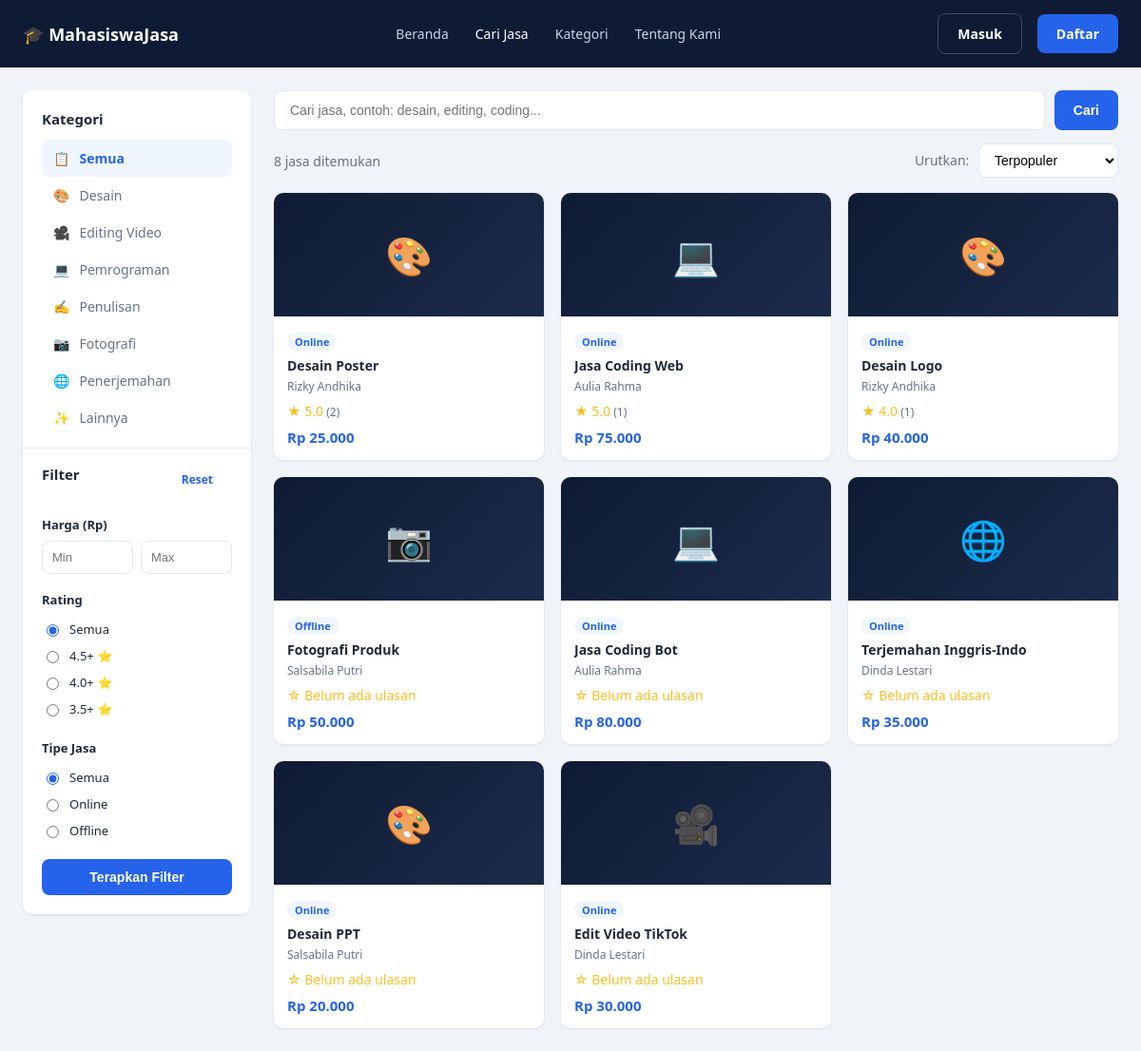
The app's page /pages/browse.php with its own data.
### tables this page shows
CREATE TABLE kategori (
    id INT AUTO_INCREMENT PRIMARY KEY,
    nama_kategori VARCHAR(100) NOT NULL,
    icon VARCHAR(50) DEFAULT NULL,              
    slug VARCHAR(100) NOT NULL UNIQUE
);

CREATE TABLE jasa (
    id INT AUTO_INCREMENT PRIMARY KEY,
    user_id INT NOT NULL,                       
    kategori_id INT NOT NULL,
    judul VARCHAR(150) NOT NULL,
    deskripsi TEXT NOT NULL,
    harga DECIMAL(12,2) NOT NULL,
    estimasi_pengerjaan VARCHAR(50) DEFAULT NULL,    
    jumlah_revisi INT DEFAULT 0,
    format_file VARCHAR(100) DEFAULT NULL,           
    tipe_jasa ENUM('online','offline') DEFAULT 'online',
    thumbnail VARCHAR(255) DEFAULT NULL,
    status ENUM('aktif','nonaktif') DEFAULT 'aktif',
    created_at TIMESTAMP DEFAULT CURRENT_TIMESTAMP,
    updated_at TIMESTAMP DEFAULT CURRENT_TIMESTAMP ON UPDATE CURRENT_TIMESTAMP,
    FOREIGN KEY (user_id) REFERENCES users(id) ON DELETE CASCADE,
    FOREIGN KEY (kategori_id) REFERENCES kategori(id)
);

CREATE TABLE users (
    id INT AUTO_INCREMENT PRIMARY KEY,
    nama_lengkap VARCHAR(150) NOT NULL,
    email VARCHAR(150) NOT NULL UNIQUE,
    password VARCHAR(255) NOT NULL,            
    no_hp VARCHAR(20) DEFAULT NULL,
    universitas VARCHAR(150) DEFAULT NULL,
    prodi VARCHAR(150) DEFAULT NULL,
    deskripsi TEXT DEFAULT NULL,
    foto_profil VARCHAR(255) DEFAULT NULL,
    is_provider TINYINT(1) DEFAULT 0,           
    status VARCHAR(20) DEFAULT 'aktif',         
    created_at TIMESTAMP DEFAULT CURRENT_TIMESTAMP,
    updated_at TIMESTAMP DEFAULT CURRENT_TIMESTAMP ON UPDATE CURRENT_TIMESTAMP
);

### config/config.php (called while the page is built, shortened)
<?php
function clean($data) {
    return htmlspecialchars(trim((string) $data), ENT_QUOTES, 'UTF-8');
}
function isLoggedIn() {
    return isset($_SESSION['user_id']);
}
function formatRupiah($angka) {
    return 'Rp ' . number_format((float) $angka, 0, ',', '.');
}

### pages/browse.php (the view, shortened to what this page needs)
<?php
require_once __DIR__ . '/../config/config.php';
require_once __DIR__ . '/../includes/helpers.php';
$q         = trim($_GET['q'] ?? '');
$kategori  = trim($_GET['kategori'] ?? '');
$tipe      = in_array($_GET['tipe'] ?? '', ['online', 'offline'], true) ? $_GET['tipe'] : '';
$ratingMin = in_array($_GET['rating'] ?? '', ['3.5', '4', '4.5'], true) ? $_GET['rating'] : '';
$urut      = $_GET['urut'] ?? 'populer';
$hargaMin = (isset($_GET['harga_min']) && $_GET['harga_min'] !== '') ? max(0, (int) $_GET['harga_min']) : null;
$hargaMax = (isset($_GET['harga_max']) && $_GET['harga_max'] !== '') ? max(0, (int) $_GET['harga_max']) : null;
$categories = getAllCategories();
$services = searchServices([
    'q'         => $q,
    'kategori'  => $kategori,
    'tipe'      => $tipe,
    'rating'    => $ratingMin,
    'harga_min' => $hargaMin,
    'harga_max' => $hargaMax,
    'urut'      => $urut,
]);
require_once __DIR__ . '/../includes/header.php';
?>
<link rel="stylesheet" href="<?= BASE_URL ?>/assets/css/home.css">
<link rel="stylesheet" href="<?= BASE_URL ?>/assets/css/browse.css">
<form method="GET" action="" id="filterForm">
<div class="layout">
    <aside class="sidebar browse-sidebar">
        <div class="block" id="kategori">
            <h3>Kategori</h3>
            <label class="cat-option">
                <span>📋</span> Semua
            </label>
            <?php foreach ($categories as $cat): ?>
                <label class="cat-option">
                    <span><?= categoryIcon($cat['slug']) ?></span> <?= clean($cat['nama_kategori']) ?>
                </label>
            <?php endforeach; ?>
        </div>
        <div class="sidebar-divider"></div>
        <div class="block">
            <div class="filter-head">
                <h3>Filter</h3>
                <a href="<?= BASE_URL ?>/pages/browse.php">Reset</a>
            </div>
            <h4>Harga (Rp)</h4>
            <div class="price-row">
                <input type="number" class="form-control" name="harga_min" min="0" step="1000" placeholder="Min"
                       value="<?= $hargaMin !== null ? $hargaMin : '' ?>">
                <input type="number" class="form-control" name="harga_max" min="0" step="1000" placeholder="Max"
                       value="<?= $hargaMax !== null ? $hargaMax : '' ?>">
            </div>
            <h4>Rating</h4>
            <?php foreach (['' => 'Semua', '4.5' => '4.5+ ⭐', '4' => '4.0+ ⭐', '3.5' => '3.5+ ⭐'] as $val => $label): ?>
                <label class="radio-row">
                    <input type="radio" name="rating" value="<?= $val ?>" <?= $ratingMin === (string)$val ? 'checked' : '' ?>>
                    <?= $label ?>
                </label>
            <?php endforeach; ?>
            <h4>Tipe Jasa</h4>
            <?php foreach (['' => 'Semua', 'online' => 'Online', 'offline' => 'Offline'] as $val => $label): ?>
                <label class="radio-row">
                    <input type="radio" name="tipe" value="<?= $val ?>" <?= $tipe === $val ? 'checked' : '' ?>>
                    <?= $label ?>
                </label>
            <?php endforeach; ?>
            <button type="submit" class="btn btn-primary btn-block">Terapkan Filter</button>
        </div>
    </aside>
    <main class="main-content">
        <div class="browse-toolbar">
            <input type="text" name="q" placeholder="Cari jasa, contoh: desain, editing, coding..." value="<?= clean($q) ?>">
            <button type="submit" class="btn btn-primary">Cari</button>
        </div>
        <div class="browse-meta">
            <span><?= count($services) ?> jasa ditemukan</span>
            <label>Urutkan:
                <select name="urut" id="urutSelect">
                    <?php
                    $urutOptions = [
                        'populer'  => 'Terpopuler',
                        'terbaru'  => 'Terbaru',
                        'rating'   => 'Rating Tertinggi',
                        'termurah' => 'Harga Terendah',
                        'termahal' => 'Harga Tertinggi',
                    ];
                    foreach ($urutOptions as $val => $label): ?>
                        <option value="<?= $val ?>" <?= $urut === $val ? 'selected' : '' ?>><?= $label ?></option>
                    <?php endforeach; ?>
                </select>
            </label>
        </div>
        <?php if (empty($services)): ?>
            <div class="empty-state">
                Belum ada jasa yang cocok dengan pencarian kamu. Coba ubah kata kunci atau reset filter.
            </div>
        <?php else: ?>
            <div class="service-grid browse-grid">
                <?php foreach ($services as $s): ?>
                    <a class="service-card" href="<?= BASE_URL ?>/pages/service_detail.php?id=<?= (int)$s['id'] ?>">
                        <div class="service-thumb" style="background: linear-gradient(135deg, var(--navy), var(--navy-light));">
                            <?= serviceThumbHtml($s['thumbnail'], $s['kategori_slug']) ?>
                        </div>
                        <div class="service-info">
                            <span class="tipe-badge"><?= clean($s['tipe_jasa']) ?></span>
                            <p class="service-title"><?= clean($s['judul']) ?></p>
                            <p class="service-provider"><?= clean($s['nama_lengkap']) ?></p>
                            <div class="service-rating"><?= renderRatingText($s['avg_rating'], $s['review_count']) ?></div>
                            <div class="service-price"><?= formatRupiah($s['harga']) ?></div>
                        </div>
                    </a>
                <?php endforeach; ?>
            </div>
        <?php endif; ?>
    </main>
</div>
</form>
<?php require_once __DIR__ . '/../includes/footer.php'; ?>

### includes/header.php (shortened to what this page needs)
<?php
$currentPage = basename($_SERVER['PHP_SELF']);
$user = isLoggedIn() ? getCurrentUser() : null;
$initial = $user ? strtoupper(substr($user['nama_lengkap'], 0, 1)) : '';
?>
<!DOCTYPE html>
<html lang="id">
<head>
    <link rel="stylesheet" href="<?= BASE_URL ?>/assets/css/style.css">
    <link rel="stylesheet" href="<?= BASE_URL ?>/assets/css/dashboard.css">
</head>
<body>
<nav class="navbar">
    <div class="container">
        <a href="<?= BASE_URL ?>/pages/home.php" class="navbar-brand">🎓 MahasiswaJasa</a>
        <ul class="navbar-links">
            <li><a href="<?= BASE_URL ?>/pages/home.php" class="<?= $currentPage === 'home.php' ? 'active' : '' ?>">Beranda</a></li>
            <li><a href="<?= BASE_URL ?>/pages/browse.php" class="<?= $currentPage === 'browse.php' ? 'active' : '' ?>">Cari Jasa</a></li>
            <li><a href="<?= BASE_URL ?>/pages/browse.php#kategori">Kategori</a></li>
            <li><a href="<?= BASE_URL ?>/pages/about.php" class="<?= $currentPage === 'about.php' ? 'active' : '' ?>">Tentang Kami</a></li>
        </ul>
        <div class="navbar-actions">
            <?php if ($user): ?>
                <details class="user-menu">
                    <summary class="avatar" title="<?= clean($user['nama_lengkap']) ?>">
                        <?php if ($user['foto_profil']): ?>
                            <img src="<?= BASE_URL ?>/uploads/profile/<?= rawurlencode($user['foto_profil']) ?>" alt="">
                        <?php else: ?>
                            <?= $initial ?>
                        <?php endif; ?>
                    </summary>
                    <div class="user-menu-list">
                        <div class="user-menu-name"><?= clean($user['nama_lengkap']) ?></div>
                        <a href="<?= BASE_URL ?>/pages/dashboard.php">🏠 Dashboard</a>
                        <a href="<?= BASE_URL ?>/pages/my_orders.php">🛒 Pesanan Saya</a>
                        <a href="<?= BASE_URL ?>/pages/chat.php">💬 Chat</a>
                        <a href="<?= BASE_URL ?>/pages/profile.php">👤 Profil</a>
                        <a href="<?= BASE_URL ?>/pages/logout.php">🚪 Keluar</a>
                    </div>
                </details>
            <?php else: ?>
                <a href="<?= BASE_URL ?>/pages/login.php" class="btn btn-outline" style="color:#fff;border-color:#3B4A6B;background:transparent;">Masuk</a>
                <a href="<?= BASE_URL ?>/pages/register.php" class="btn btn-primary">Daftar</a>
            <?php endif; ?>
        </div>
    </div>
</nav>

### includes/helpers.php (shortened to what this page needs)
<?php
function categoryIcon($slug) {
    $icons = [
        'desain'         => '🎨',
        'editing-video'  => '🎥',
        'pemrograman'    => '💻',
        'penulisan'      => '✍️',
        'fotografi'      => '📷',
        'penerjemahan'   => '🌐',
        'lainnya'        => '✨',
    ];
    return $icons[$slug] ?? '📦';
}
function getAllCategories() {
    $conn = getDBConnection();
    $result = $conn->query('SELECT * FROM kategori ORDER BY id ASC');
    return $result->fetch_all(MYSQLI_ASSOC);
}
function searchServices(array $f = []) {
    $conn = getDBConnection();
    $sql = "SELECT j.id, j.judul, j.harga, j.thumbnail, j.tipe_jasa, u.nama_lengkap, k.slug AS kategori_slug,
                   COALESCE(AVG(r.rating), 0) AS avg_rating,
                   COUNT(r.id) AS review_count
            FROM jasa j
            JOIN users u ON j.user_id = u.id
            JOIN kategori k ON j.kategori_id = k.id
            LEFT JOIN review r ON r.jasa_id = j.id
            WHERE j.status = 'aktif'";
    $params = [];
    $sql .= ' GROUP BY j.id, u.nama_lengkap, k.slug';
    $orderMap = [
        'populer'   => 'review_count DESC, avg_rating DESC, j.created_at DESC',
        'terbaru'   => 'j.created_at DESC',
        'termurah'  => 'j.harga ASC',
        'termahal'  => 'j.harga DESC',
        'rating'    => 'avg_rating DESC, review_count DESC',
    ];
    $urut = $f['urut'] ?? 'populer';
    $sql .= ' ORDER BY ' . ($orderMap[$urut] ?? $orderMap['populer']);
    $stmt = $conn->prepare($sql);
    $stmt->execute();
    $rows = $stmt->get_result()->fetch_all(MYSQLI_ASSOC);
    return $rows;
}
function renderRatingText($avgRating, $reviewCount) {
    if ($reviewCount == 0) {
        return '<span class="stars">☆ Belum ada ulasan</span>';
    }
    return '<span class="stars">★ ' . number_format((float)$avgRating, 1) . '</span> ('
        . (int)$reviewCount . ')';
}
function serviceThumbHtml($thumbnail, $kategoriSlug) {
    return categoryIcon($kategoriSlug);
}

### includes/footer.php (shortened to what this page needs)
</body>
</html>

### assets/css/style.css (style rules this page uses)
:root { --navy: #0F1B34; --navy-light: #1C2B4A; --blue: #2563EB; --blue-dark: #1D4ED8; --bg: #F0F3F8; --white: #FFFFFF; --text: #1E293B; --text-muted: #64748B; --border: #E2E8F0; --star: #FBBF24; --success-bg: #DCFCE7; --success-text: #16A34A; --warning-bg: #FEF3C7; --warning-text: #D97706; --danger-bg: #FEE2E2; --danger-text: #DC2626; --radius: 10px; --shadow: 0 1px 3px rgba(15, 27, 52, 0.08); }
* { box-sizing: border-box; }
body { margin: 0; font-family: 'Segoe UI', -apple-system, BlinkMacSystemFont, Roboto, sans-serif; background: var(--bg); color: var(--text); }
a { text-decoration: none; color: inherit; }
ul { list-style: none; margin: 0; padding: 0; }
.container { max-width: 1200px; margin: 0 auto; padding: 0 24px; }
.navbar { background: var(--navy); color: var(--white); padding: 14px 0; }
.navbar .container { display: flex; align-items: center; justify-content: space-between; }
.navbar-brand { display: flex; align-items: center; gap: 8px; font-weight: 700; font-size: 18px; color: var(--white); }
.navbar-links { display: flex; gap: 28px; font-size: 14px; }
.navbar-links a { color: #CBD5E1; transition: color .15s; }
.navbar-links a:hover, .navbar-links a.active { color: var(--white); }
.navbar-actions { display: flex; align-items: center; gap: 16px; }
.layout { display: flex; max-width: 1200px; margin: 24px auto; gap: 24px; padding: 0 24px; align-items: flex-start; }
.sidebar { width: 220px; background: var(--white); border-radius: var(--radius); box-shadow: var(--shadow); padding: 16px 0; flex-shrink: 0; }
.sidebar a { display: flex; align-items: center; gap: 10px; padding: 12px 20px; font-size: 14px; color: var(--text-muted); }
.sidebar-divider { margin: 12px 0; border-top: 1px solid var(--border); }
.main-content { flex: 1; min-width: 0; }
.btn { display: inline-flex; align-items: center; justify-content: center; gap: 8px; padding: 11px 20px; border-radius: 8px; border: none; font-size: 14px; font-weight: 600; cursor: pointer; transition: background .15s, transform .05s; }
.btn-primary { background: var(--blue); color: var(--white); }
.btn-outline { background: var(--white); color: var(--text); border: 1px solid var(--border); }
.btn-block { width: 100%; }
.form-control { width: 100%; padding: 11px 14px; border: 1px solid var(--border); border-radius: 8px; font-size: 14px; background: var(--white); color: var(--text); }
.stars { color: var(--star); font-size: 14px; }

### assets/css/home.css (style rules this page uses)
.service-grid { display: grid; grid-template-columns: repeat(4, 1fr); gap: 18px; }
.service-card { background: var(--white); border-radius: var(--radius); box-shadow: var(--shadow); overflow: hidden; transition: transform .12s, box-shadow .12s; display: block; }
.service-thumb { overflow: hidden; height: 130px; display: flex; align-items: center; justify-content: center; font-size: 40px; color: #fff; }
.service-info { padding: 14px; }
.service-title { font-size: 14px; font-weight: 700; margin: 0 0 4px; color: var(--text); white-space: nowrap; overflow: hidden; text-overflow: ellipsis; }
.service-provider { font-size: 12px; color: var(--text-muted); margin: 0 0 8px; }
.service-rating { font-size: 12px; color: var(--text-muted); margin-bottom: 8px; }
.service-price { font-size: 15px; font-weight: 700; color: var(--blue); }

### records on screen
kategori: slug "🎨", nama_kategori "Desain"
kategori: slug "🎥", nama_kategori "Editing Video"
kategori: slug "💻", nama_kategori "Pemrograman"
kategori: slug "✍️", nama_kategori "Penulisan"
kategori: slug "📷", nama_kategori "Fotografi"
kategori: slug "🌐", nama_kategori "Penerjemahan"
kategori: slug "✨", nama_kategori "Lainnya"
jasa: thumbnail.slug "🎨", tipe_jasa "Online", judul "Desain Poster", user.nama_lengkap "Rizky Andhika", avgRating "5.0", reviewCount "2", harga "Rp 25.000"
jasa: thumbnail.slug "💻", tipe_jasa "Online", judul "Jasa Coding Web", user.nama_lengkap "Aulia Rahma", avgRating "5.0", reviewCount "1", harga "Rp 75.000"
jasa: thumbnail.slug "🎨", tipe_jasa "Online", judul "Desain Logo", user.nama_lengkap "Rizky Andhika", avgRating "4.0", reviewCount "1", harga "Rp 40.000"
jasa: thumbnail.slug "📷", tipe_jasa "Offline", judul "Fotografi Produk", user.nama_lengkap "Salsabila Putri", shows "☆ Belum ada ulasan", harga "Rp 50.000"
jasa: thumbnail.slug "💻", tipe_jasa "Online", judul "Jasa Coding Bot", user.nama_lengkap "Aulia Rahma", shows "☆ Belum ada ulasan", harga "Rp 80.000"
jasa: thumbnail.slug "🌐", tipe_jasa "Online", judul "Terjemahan Inggris-Indo", user.nama_lengkap "Dinda Lestari", shows "☆ Belum ada ulasan", harga "Rp 35.000"
jasa: thumbnail.slug "🎨", tipe_jasa "Online", judul "Desain PPT", user.nama_lengkap "Salsabila Putri", shows "☆ Belum ada ulasan", harga "Rp 20.000"
jasa: thumbnail.slug "🎥", tipe_jasa "Online", judul "Edit Video TikTok", user.nama_lengkap "Dinda Lestari", shows "☆ Belum ada ulasan", harga "Rp 30.000"

### other values on screen
$label "Semua"
$label "4.5+ ⭐"
$label "4.0+ ⭐"
$label "3.5+ ⭐"
$label "Online"
$label "Offline"
count($services) "8"
form field urut "Terpopuler"
